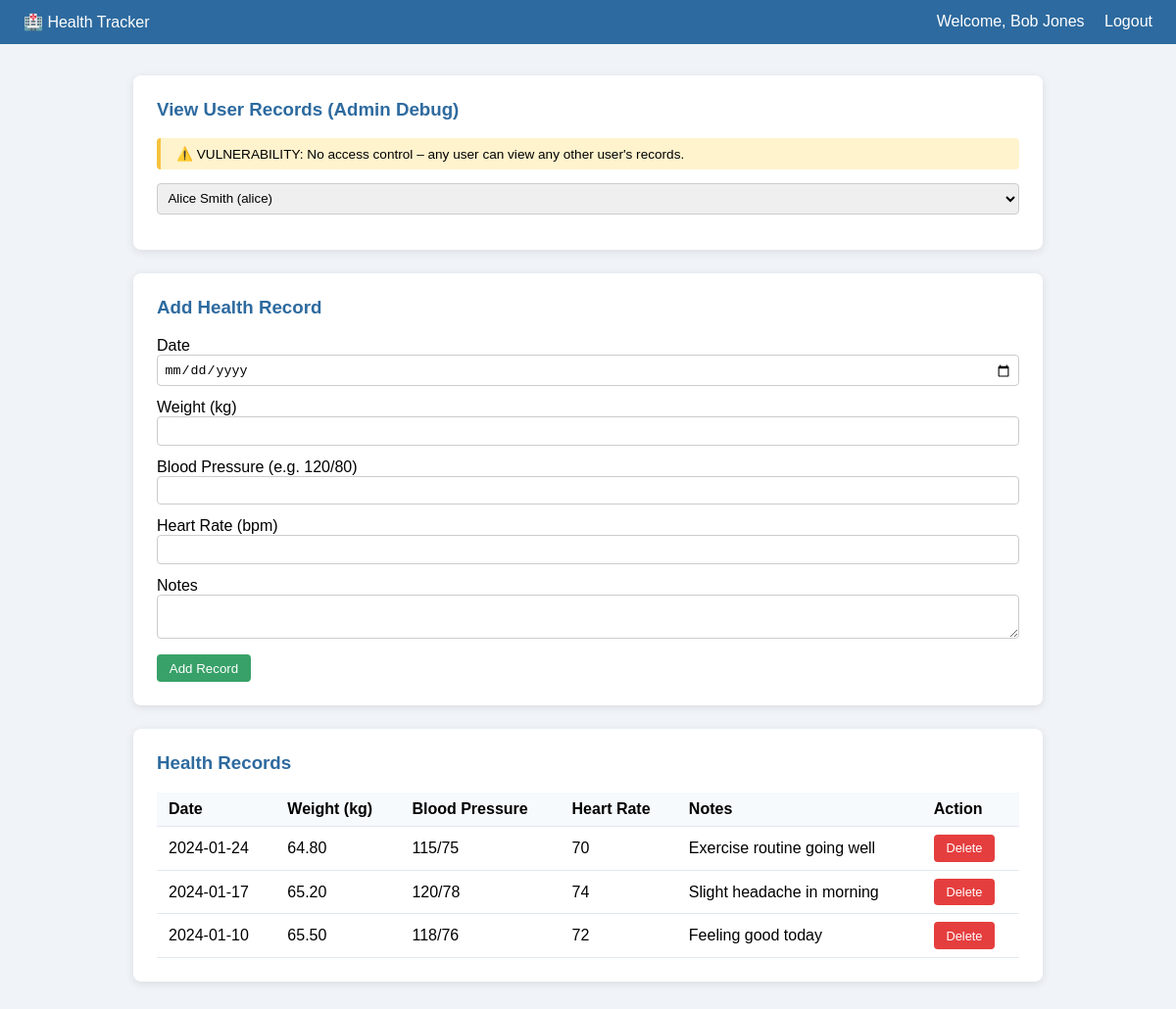
The page /dashboard.php?view_user=1 (signed in) on the database its author committed.
### tables this page shows
CREATE TABLE health_records (
    id              INT AUTO_INCREMENT PRIMARY KEY,
    user_id         INT          NOT NULL,
    record_date     DATE         NOT NULL,
    weight_kg       DECIMAL(5,2),
    blood_pressure  VARCHAR(20),           
    heart_rate      INT,
    notes           TEXT,
    created_at      TIMESTAMP DEFAULT CURRENT_TIMESTAMP,
    FOREIGN KEY (user_id) REFERENCES users(id) ON DELETE CASCADE
);

### dashboard.php (the view, shortened to what this page needs)
<?php
require_once 'config.php';
$current_user_id = $_SESSION['user_id'];
$view_user_id = isset($_GET['view_user']) ? (int)$_GET['view_user'] : $current_user_id;
$sql     = "SELECT * FROM health_records WHERE user_id = $view_user_id ORDER BY record_date DESC";
$result  = mysqli_query($conn, $sql);
$records = [];
while ($row = mysqli_fetch_assoc($result)) {
    $records[] = $row;
}
$users_result = mysqli_query($conn, "SELECT id, username, full_name FROM users");
$users = [];
while ($u = mysqli_fetch_assoc($users_result)) {
    $users[] = $u;
}
?>
<!DOCTYPE html>
<html lang="en">
<head>
</head>
<body>
<nav>
  <span>🏥 Health Tracker</span>
  <div>
    Welcome, <?= $_SESSION['full_name']  ?>
    <a href="logout.php">Logout</a>
  </div>
</nav>
<div class="container">
  <div class="card">
    <h3>View User Records (Admin Debug)</h3>
    <p class="warning">⚠️ VULNERABILITY: No access control – any user can view any other user's records.</p>
    <form method="GET">
      <select name="view_user" onchange="this.form.submit()">
        <?php foreach ($users as $u): ?>
          <option value="<?= $u['id'] ?>" <?= $u['id'] == $view_user_id ? 'selected' : '' ?>>
            <?= $u['full_name'] ?> (<?= $u['username'] ?>)
          </option>
        <?php endforeach; ?>
      </select>
    </form>
  </div>
  <div class="card">
    <h3>Add Health Record</h3>
    <form method="POST">
      <label>Date</label>
      <input type="date" name="record_date" required>
      <label>Weight (kg)</label>
      <input type="number" step="0.1" name="weight_kg">
      <label>Blood Pressure (e.g. 120/80)</label>
      <input type="text" name="blood_pressure">
      <label>Heart Rate (bpm)</label>
      <input type="number" name="heart_rate">
      <label>Notes</label>
      <textarea name="notes" rows="2"></textarea>
      <button type="submit" class="btn btn-add">Add Record</button>
    </form>
  </div>
  <div class="card">
    <h3>Health Records</h3>
    <?php if (empty($records)): ?>
      <p>No records found.</p>
    <?php else: ?>
    <table>
      <tr><th>Date</th><th>Weight (kg)</th><th>Blood Pressure</th><th>Heart Rate</th><th>Notes</th><th>Action</th></tr>
      <?php foreach ($records as $r): ?>
      <tr>
        <td><?= $r['record_date'] ?></td>
        <td><?= $r['weight_kg'] ?></td>
        <td><?= $r['blood_pressure'] ?></td>
        <td><?= $r['heart_rate'] ?></td>
        <td><?= $r['notes'] ?></td>
        <td>
          <form method="POST" style="margin:0">
            <button class="btn btn-del">Delete</button>
          </form>
        </td>
      </tr>
      <?php endforeach; ?>
    </table>
    <?php endif; ?>
  </div>
</div>
</body>
</html>

### dashboard.php (style rules this page uses)
* { box-sizing: border-box; }
body { font-family: Arial, sans-serif; background:#f0f4f8; margin:0; }
nav { background:#2d6a9f; color:#fff; padding:.8rem 1.5rem; display:flex; justify-content:space-between; align-items:center; }
nav a { color:#fff; text-decoration:none; margin-left:1rem; }
.container { max-width:960px; margin:2rem auto; padding:0 1rem; }
.card { background:#fff; padding:1.5rem; border-radius:8px; box-shadow:0 2px 8px rgba(0,0,0,.1); margin-bottom:1.5rem; }
h3 { margin-top:0; color:#2d6a9f; }
table { width:100%; border-collapse:collapse; }
th, td { text-align:left; padding:.5rem .75rem; border-bottom:1px solid #e2e8f0; }
th { background:#f7fafc; font-weight:600; }
input, textarea, select { width:100%; padding:.4rem; border:1px solid #ccc; border-radius:4px; margin-bottom:.8rem; }
.btn { padding:.4rem .8rem; border:none; border-radius:4px; cursor:pointer; color:#fff; }
.btn-add { background:#38a169; }
.btn-del { background:#e53e3e; font-size:.8rem; }
.warning { background:#fff3cd; padding:.5rem 1rem; border-radius:4px; border-left:4px solid #f6c23e; font-size:.85rem; }

### rows shown on the page
health_records: record_date "2024-01-24", weight_kg "64.80", blood_pressure "115/75", heart_rate "70", notes "Exercise routine going well"
health_records: record_date "2024-01-17", weight_kg "65.20", blood_pressure "120/78", heart_rate "74", notes "Slight headache in morning"
health_records: record_date "2024-01-10", weight_kg "65.50", blood_pressure "118/76", heart_rate "72", notes "Feeling good today"

### other values the page prints
$_SESSION['full_name'] "Bob Jones"
form field view_user "Alice Smith (alice)"
